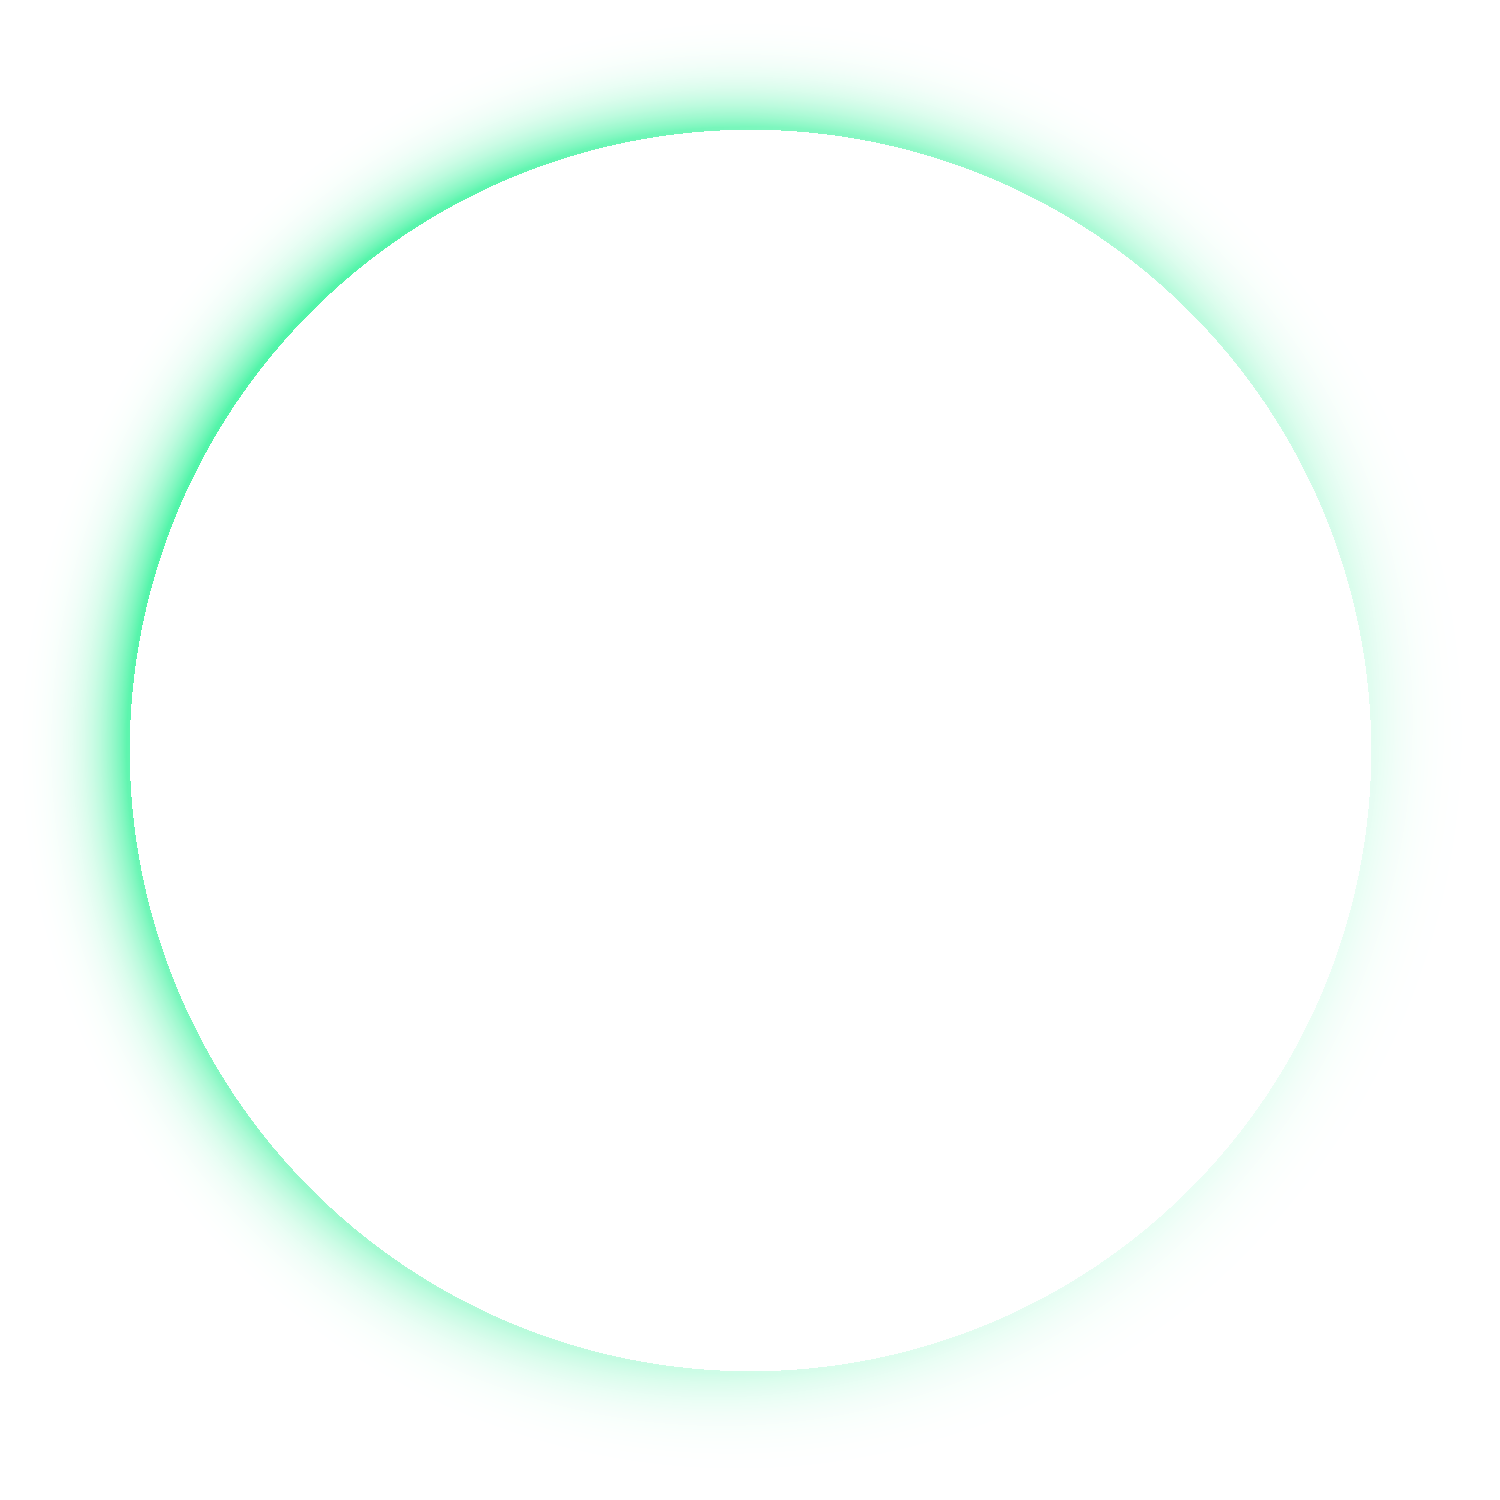

Source code (Python):
import numpy as np
from PIL import Image
D = "@HOME@/.config/mogo/art/"
N = 1500
y2, x2 = np.mgrid[0:N, 0:N].astype(np.float32)
Rp = N * 0.4159
nx, ny = (x2 - N / 2) / Rp, (y2 - N / 2) / Rp
rr = np.sqrt(nx * nx + ny * ny)
side = np.clip(0.5 - 0.5 * (nx * 0.84 + ny * 0.54) / np.maximum(rr, 1e-4), 0, 1)
o = np.maximum(rr - 1, 0)
atmo = (np.exp(-o * 22) * (0.12 + 0.88 * side ** 1.3) + np.exp(-o * 6) * 0.2 * (0.1 + 0.9 * side)) * (rr >= 0.995)
t = np.clip((1.19 - rr) / (1.19 - 1.02), 0, 1)
atmo *= t * t * (3 - 2 * t)
lantern = np.array([0.326, 0.96, 0.664]) * 255
img = np.dstack([np.ones((N, N, 3)) * lantern, np.clip(atmo * 0.85, 0, 1) * 255])
Image.fromarray(img.astype(np.uint8), "RGBA").save(D + "atmo.png", optimize=True)
print("ok")
